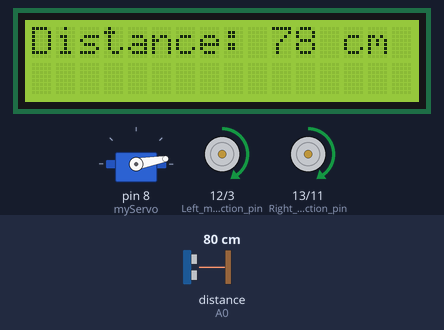
The sketch below on a simulated Arduino Uno, built with avr-gcc and run on an emulated ATmega328P. Shown: 16×2 character LCD, servo, direction and speed pins drawn as motors (green arrow = direction pin HIGH = forward, orange = LOW = backward, longer = more drive). Wiring (inferred from the names in the program): ultrasonic range finder: trigger A1; echo A0. Inputs (shaded band) come from the test bench; at power-on: distance to the obstacle (sensor on A0) 80 cm. The echo pulse lasts 58.3 µs per cm; what the sketch prints to the serial monitor is not drawn.

Above: at 1.2 s.
1.3 s: distance to the obstacle (sensor on A0) set to 2 cm
At 2.8 s:
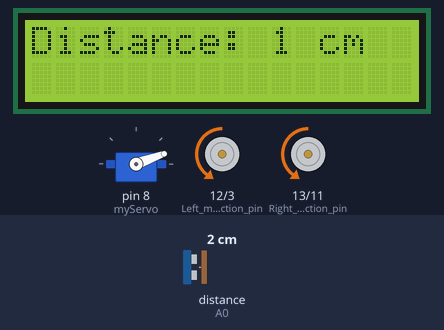
6.6 s: distance to the obstacle (sensor on A0) set to 35 cm
At 8.0 s:
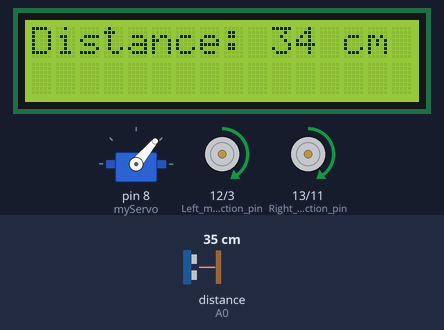
11.9 s: distance to the obstacle (sensor on A0) set to 4 cm
At 14.6 s:
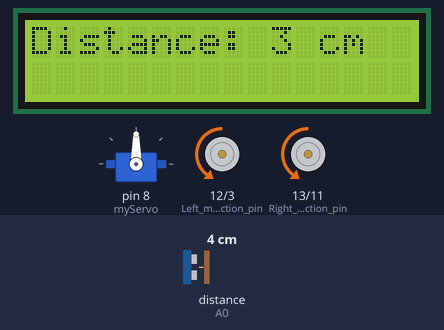
17.2 s: distance to the obstacle (sensor on A0) set to 60 cm
At 18.7 s:
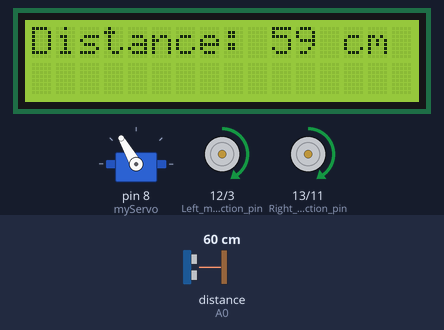
22.5 s: distance to the obstacle (sensor on A0) set to 9 cm
At 24.1 s:
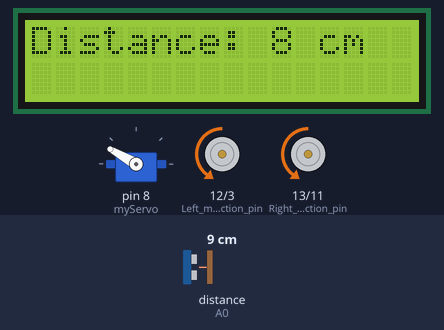
27.8 s: distance to the obstacle (sensor on A0) set to 120 cm
At 29.5 s:
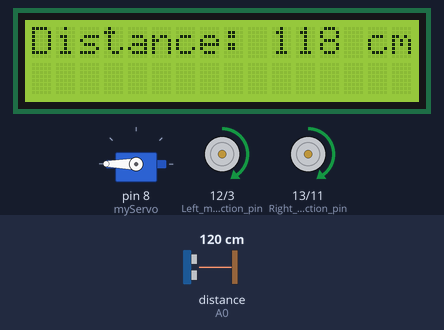
Timing chart, 0 to 42.8 s (numbered marks = the images above; inputs shaded):
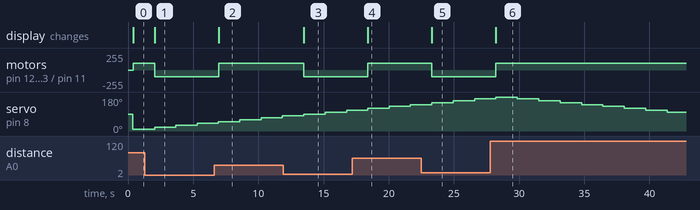

The sketch:

6_socialDistancingBot.ino
```cpp
#include <Wire.h>                    // Include Wire library for I2C communication
#include <LiquidCrystal_I2C.h>      // Include library for LCD display
#include <Servo.h>                  // Include library for controlling servos

// Initialize the LCD (Update address to 0x27 or 0x3F if needed)
LiquidCrystal_I2C lcd(0x27, 16, 2); // Initialize the LCD with address 0x27 and 16x2 dimensions
Servo myServo;                      // Create a servo object to control the servo motor

// Declare variables
int distance;                        // Variable to store the measured distance

int count = 0;                       // Servo angle counter
int direction = 1;                   // Direction for servo sweep (1 = forward, -1 = backward)

void setup() {
  // Motor control pins
  pinMode(13, OUTPUT);              // Right motor direction pin
  pinMode(11, OUTPUT);              // Right motor speed (PWM) pin
  pinMode(12, OUTPUT);              // Left motor direction pin
  pinMode(3, OUTPUT);               // Left motor speed (PWM) pin

  // Ultrasonic sensor pins
  pinMode(A1, OUTPUT);              // Trigger pin for ultrasonic sensor
  pinMode(A0, INPUT);               // Echo pin for ultrasonic sensor

  // Initialize serial communication and peripherals
  Serial.begin(9600);               // Start serial communication at 9600 baud
  Wire.begin();                     // Initialize I2C communication
  lcd.begin(16, 2);                 // Initialize LCD with 16x2 dimensions
  lcd.backlight();                  // Turn on the LCD backlight
  myServo.attach(8);                // Attach servo motor to pin 8
}

void loop() {
  delay(300);                       // 0.3s Delay for stability
  readUltrasonicSensor();
  socialDistancingBot(distance);
}

// Function to handle motion based on distance
void socialDistancingBot(int distance){
  lcd.clear();                  // Clear the LCD screen
  count += 10 * direction;      // Adjust the servo angle based on the current direction

  // Ensure the servo angle stays within the valid range (0 to 180 degrees)
  if (count >= 0 && count <= 180) {
    myServo.write(count);       // Move the servo to the current angle

    // Display a message on the LCD indicating the bot is checking the distance
    lcd.setCursor(0, 0);
    lcd.print("Checking...");
    lcd.clear();                  // Clear the LCD screen

    // Check the distance and take appropriate action:
    if (distance < 25){           // If the object is too close
      displayDistance(distance);  // Display the distance,
      reverse(100);               // Reverse the bot
      delay(1000);                // Wait 1 second
    }
    else if (distance > 30){    // If the path is clear
      displayDistance(distance);  // Display the distance,
      forward(100);               // Move the bot forward
      delay(1000);                // Wait 1 second
    }
    else if (distance > 25 && distance < 30){    // If the distance is within the safe range
      displayDistance(distance);                 // Display the distance,
      stopMotors();                              // Stop the Bot
      delay(1000);                               // Wait 1 second
    }
    else {
       // If none of the above conditions are met, display a "Checking..." message
      lcd.setCursor(0, 0);
      lcd.print("Checking...");
    }
    // Delay to allow the sensor and servo to stabilize
    delay(300);
  }
  // Reverse the servo direction if it reaches the end of its range
  if (count >= 180 || count <= 0) {
    direction *= -1;
  }
}

// Sweep the Servo from Left to Right (0 to 180), and Right to Left (180 to 0)
void servoMotorMovement(int distance){
  for (count = 0; count <= 180; count++) {
    myServo.write(count);                      // Set servo to the current angle
    displayDistanceAndAngle(distance);         // Display the angle and distance
    delay(300);                                // Delay for smooth movement
  }
    for (count = 180; count >= 0; count++) {
    myServo.write(count);                      // Set servo to the current angle
    displayDistanceAndAngle(distance);         // Display the angle and distance
    delay(300);                                // Delay for smooth movement
  }
}

// Sweep the Servo from Left to Right (0 to 180)
void servoMotor(int distance){
  lcd.clear();                  // Clear the LCD screen
  for (count = 0; count <= 180; count++) {
    myServo.write(count);           // Set servo to the current angle
    displayDistanceAndAngle(distance);         // Display the angle and distance
    delay(300);                     // Delay for smooth movement
  }
}

// Display distance and servo angle on the LCD
void displayDistanceAndAngle(int distance){
  lcd.clear();                  // Clear the LCD screen

  lcd.setCursor(0, 0);          // Position Cursor at (0,0) = first column, first row.
  lcd.print("Distance: ");      // Print the "Distance: " text on the first line
  lcd.print(distance);          // Print the measured distance value on the same line
  lcd.print(" cm");             // Print the "cm" unit on the same line

  lcd.setCursor(0, 1);          // Position Cursor at (0,0) = first column, second row.
  lcd.print("Angle: ");         // Print the "Angle: " text on the first line
  lcd.print(count);             // Print the servo current angle value on the same line
}

// Display distance on LCD
void displayDistance(int distance){
  lcd.clear();                  // Clear the LCD screen
  lcd.setCursor(0, 0);          // Position Cursor at (0,0) = first column, first row.
  lcd.print("Distance: ");      // Print the "Distance: " text on the first line
  lcd.print(distance);          // Print the measured distance value on the same line
  lcd.print(" cm");             // Print the "cm" unit on the same line
}

// Read Distance from Ultrasonic Sensor
int readUltrasonicSensor(){
  digitalWrite(A1, LOW);          // Send a low pulse to the trigger pin
  delayMicroseconds(2);           // Delay for 2 microseconds
  digitalWrite(A1, HIGH);         // Send a high pulse to the trigger pin
  delayMicroseconds(10);           // Delay for 10 microseconds
  digitalWrite(A1, LOW);          // Send a low pulse to the trigger pin

  long duration = pulseIn(A0, HIGH);              // Read the pulse duration
  distance = duration*0.034/2;                    // Calculate distance in centimeters
  Serial.println(distance);                       // Print the distance to the serial monitor
}

void lcdCounter(){
  for(int i = 0; i < 100; i++){
    displayCount();
    delay(1000);      // Delay 1 second
    lcd.clear();
    count++;
  }
}

void displayCount(){
  lcd.setCursor(0,0);   // Position Cursor at (0,0) = first column, first row.
  lcd.print(count);
}

void lcdNames(){
  lcd.setCursor(0,0); // Position Cursor at (0,0) = first column, first row.
  lcd.print("Hello"); // Print a Word or Name

  lcd.setCursor(0,1);     // Position Cursor at (0,1) = first column, second row.
  lcd.print("World!");    // Print Last Name
}

// Drive Functions
void reverseTurn(int leftspeed, int rightspeed){
  digitalWrite(13, LOW);       // Set Pin 13 to LOW, LOW = Reverse
  digitalWrite(12, LOW);       // Set Pin 12 to LOW, LOW = Reverse
  analogWrite(11, rightspeed);  // Set the right motor's speed using PWM
  analogWrite(3, leftspeed);    // Set the left motor's speed using PWM
}

void spinRight(int motorspeed) {
  digitalWrite(13, LOW);       // Set Pin 13 to HIGH, HIGH = Forward
  digitalWrite(12, HIGH);       // Set Pin 12 to LOW, LOW = Reverse
  analogWrite(11, motorspeed);  // Add Specified Speed to Pin 11 using PWM
  analogWrite(3, motorspeed);   // Add Specified Speed to Pin 3 using PWM
}

void spinLeft(int motorspeed) {
  digitalWrite(13, HIGH);       // Set Pin 13 to HIGH, HIGH = Forward
  digitalWrite(12, LOW);       // Set Pin 12 to LOW, LOW = Reverse
  analogWrite(11, motorspeed);  // Add Specified Speed to Pin 11 using PWM
  analogWrite(3, motorspeed);   // Add Specified Speed to Pin 3 using PWM
}

void forwardTurn(int leftspeed, int rightspeed){
  digitalWrite(13, HIGH);       // Set Pin 13 to HIGH, HIGH = Forward
  digitalWrite(12, HIGH);       // Set Pin 12 to HIGH, HIGH = Forward
  analogWrite(11, rightspeed);  // Set the right motor's speed using PWM
  analogWrite(3, leftspeed);    // Set the left motor's speed using PWM
}

void stopMotors(){
  // Set the motor speed to 0 to stop the motors.
  analogWrite(11, 0);
  analogWrite(3, 0);
}

void reverse(int motorspeed){
  digitalWrite(13, LOW);        // Set Pin 13 to LOW, LOW = Reverse
  digitalWrite(12, LOW);        // Set Pin 12 to LOW, LOW = Reverse
  analogWrite(11, motorspeed);  // Add Specified Speed to Pin 11 using PWM
  analogWrite(3, motorspeed);   // Add Specified Speed to Pin 3 using PWM
}

void forward(int motorspeed){
  digitalWrite(13, HIGH);       // Set Pin 13 to HIGH, HIGH = Forward
  digitalWrite(12, HIGH);       // Set Pin 12 to HIGH, HIGH = Forward
  analogWrite(11, motorspeed);  // Add Specified Speed to Pin 11 using PWM
  analogWrite(3, motorspeed);   // Add Specified Speed to Pin 3 using PWM
}
```

Measured:
- after the input at 1.3 s, motor on pin 12 (Left_motor_direction_pin) / pin 3 (Left_motor_speed), motor on pin 13 (Right_motor_direction_pin) / pin 11 (Right_motor_speed): forward 100/255 → backward 100/255 after 0.74 s; the display: changes after 0.74 s (image 1)
- after the input at 6.6 s, motor on pin 12 (Left_motor_direction_pin) / pin 3 (Left_motor_speed), motor on pin 13 (Right_motor_direction_pin) / pin 11 (Right_motor_speed): backward 100/255 → forward 100/255 after 0.35 s; the display: changes after 0.35 s (image 2)
- after the input at 11.9 s, motor on pin 12 (Left_motor_direction_pin) / pin 3 (Left_motor_speed), motor on pin 13 (Right_motor_direction_pin) / pin 11 (Right_motor_speed): forward 100/255 → backward 100/255 after 1.6 s; the display: changes after 1.6 s (image 3)
- after the input at 17.2 s, motor on pin 12 (Left_motor_direction_pin) / pin 3 (Left_motor_speed), motor on pin 13 (Right_motor_direction_pin) / pin 11 (Right_motor_speed): backward 100/255 → forward 100/255 after 1.2 s; the display: changes after 1.2 s (image 4)
- after the input at 22.5 s, motor on pin 12 (Left_motor_direction_pin) / pin 3 (Left_motor_speed), motor on pin 13 (Right_motor_direction_pin) / pin 11 (Right_motor_speed): forward 100/255 → backward 100/255 after 0.81 s; the display: changes after 0.81 s (image 5)
- after the input at 27.8 s, motor on pin 12 (Left_motor_direction_pin) / pin 3 (Left_motor_speed), motor on pin 13 (Right_motor_direction_pin) / pin 11 (Right_motor_speed): backward 100/255 → forward 100/255 after 0.43 s; the display: changes after 0.43 s (image 6)
